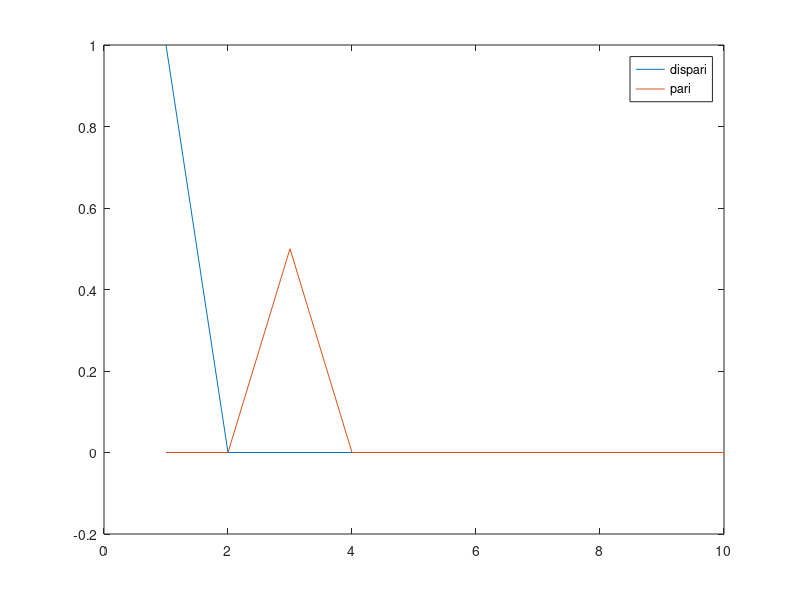
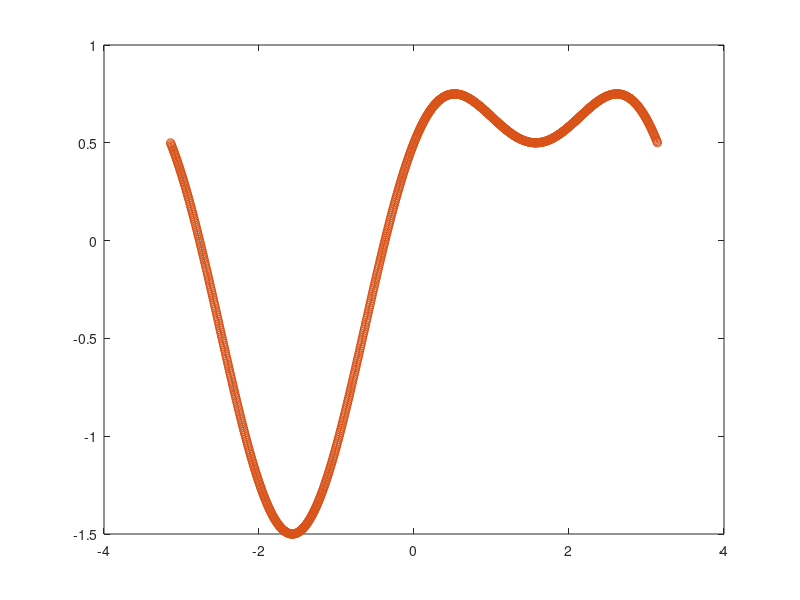

MATLAB code to generate these figures, in order:
%%
clear
clc

h = @(x) sin(x) + 0.5*cos(2*x);
N=10;
n=1:N;
x0=-pi;
xN=pi;

xnodid = n*pi/(N+1);

xnodip = pi*(2*n-1)/(2*N);

% hd = @(x) sin(x);
% hp = @(x) 0.5*cos(2*x);
hd = @(x) 0.5*(h(x)-h(-x));
hp = @(x) 0.5*(h(x)+h(-x));

xd=hd(xnodid);
xp=hp(xnodip);

yd=dst(xd);
yp=dct(xp);

a0=(2/sqrt(N))*yp(1);
a=[a0 sqrt(2/N)*yp(2:end)];
b=(2/(N+1))*yd;

figure(2)
title('coefficienti')
plot(1:N,b,1:N,a)
legend('dispari','pari')

%%

x=linspace(x0,xN,1000);
hric=a0/2;
for c=2:N;
    hric=hric+a(c)*cos((c-1)*x);
end
for c=n
    hric=hric+b(c)*sin(c*x);
end

figure(3)
plot(x,h(x),x,hric,'o-')
